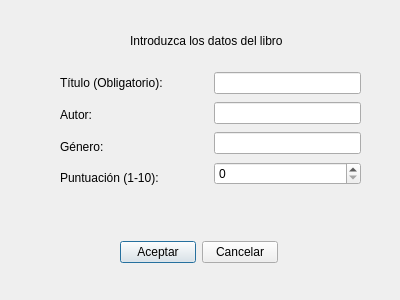
<?xml version="1.0" encoding="UTF-8"?>
<ui version="4.0">
 <class>Aniadir_Libro</class>
 <widget class="QDialog" name="Aniadir_Libro">
  <property name="geometry">
   <rect>
    <x>0</x>
    <y>0</y>
    <width>400</width>
    <height>300</height>
   </rect>
  </property>
  <property name="windowTitle">
   <string>AÑADIR LIBRO</string>
  </property>
  <widget class="QLabel" name="label">
   <property name="geometry">
    <rect>
     <x>130</x>
     <y>30</y>
     <width>161</width>
     <height>21</height>
    </rect>
   </property>
   <property name="text">
    <string>Introduzca los datos del libro</string>
   </property>
  </widget>
  <widget class="QLabel" name="label_mensaje">
   <property name="geometry">
    <rect>
     <x>35</x>
     <y>200</y>
     <width>341</width>
     <height>20</height>
    </rect>
   </property>
   <property name="text">
    <string/>
   </property>
   <property name="alignment">
    <set>Qt::AlignCenter</set>
   </property>
  </widget>
  <widget class="QWidget" name="layoutWidget">
   <property name="geometry">
    <rect>
     <x>120</x>
     <y>240</y>
     <width>158</width>
     <height>25</height>
    </rect>
   </property>
   <layout class="QHBoxLayout" name="horizontalLayout">
    <item>
     <widget class="QPushButton" name="aniadir_aceptar">
      <property name="text">
       <string>Aceptar</string>
      </property>
     </widget>
    </item>
    <item>
     <widget class="QPushButton" name="aniadir_cerrar">
      <property name="text">
       <string>Cancelar</string>
      </property>
     </widget>
    </item>
   </layout>
  </widget>
  <widget class="QWidget" name="">
   <property name="geometry">
    <rect>
     <x>60</x>
     <y>70</y>
     <width>301</width>
     <height>121</height>
    </rect>
   </property>
   <layout class="QHBoxLayout" name="horizontalLayout_2">
    <item>
     <layout class="QVBoxLayout" name="verticalLayout">
      <item>
       <widget class="QLabel" name="label_2">
        <property name="text">
         <string>Título (Obligatorio): </string>
        </property>
       </widget>
      </item>
      <item>
       <widget class="QLabel" name="label_3">
        <property name="text">
         <string>Autor:</string>
        </property>
       </widget>
      </item>
      <item>
       <widget class="QLabel" name="label_4">
        <property name="text">
         <string>Género:</string>
        </property>
       </widget>
      </item>
      <item>
       <widget class="QLabel" name="label_5">
        <property name="text">
         <string>Puntuación (1-10):</string>
        </property>
       </widget>
      </item>
     </layout>
    </item>
    <item>
     <layout class="QVBoxLayout" name="verticalLayout_2">
      <item>
       <widget class="QLineEdit" name="line_titulo">
        <property name="sizePolicy">
         <sizepolicy hsizetype="Minimum" vsizetype="Fixed">
          <horstretch>0</horstretch>
          <verstretch>0</verstretch>
         </sizepolicy>
        </property>
        <property name="alignment">
         <set>Qt::AlignLeading|Qt::AlignLeft|Qt::AlignVCenter</set>
        </property>
        <property name="dragEnabled">
         <bool>false</bool>
        </property>
        <property name="readOnly">
         <bool>false</bool>
        </property>
       </widget>
      </item>
      <item>
       <widget class="QLineEdit" name="line_autor">
        <property name="sizePolicy">
         <sizepolicy hsizetype="Minimum" vsizetype="Fixed">
          <horstretch>0</horstretch>
          <verstretch>0</verstretch>
         </sizepolicy>
        </property>
       </widget>
      </item>
      <item>
       <widget class="QLineEdit" name="line_genero">
        <property name="sizePolicy">
         <sizepolicy hsizetype="Minimum" vsizetype="Fixed">
          <horstretch>0</horstretch>
          <verstretch>0</verstretch>
         </sizepolicy>
        </property>
       </widget>
      </item>
      <item>
       <widget class="QSpinBox" name="spinBox">
        <property name="maximum">
         <number>10</number>
        </property>
       </widget>
      </item>
     </layout>
    </item>
   </layout>
  </widget>
 </widget>
 <tabstops>
  <tabstop>aniadir_aceptar</tabstop>
  <tabstop>aniadir_cerrar</tabstop>
 </tabstops>
 <resources/>
 <connections>
  <connection>
   <sender>aniadir_cerrar</sender>
   <signal>clicked()</signal>
   <receiver>Aniadir_Libro</receiver>
   <slot>close()</slot>
   <hints>
    <hint type="sourcelabel">
     <x>247</x>
     <y>257</y>
    </hint>
    <hint type="destinationlabel">
     <x>332</x>
     <y>235</y>
    </hint>
   </hints>
  </connection>
 </connections>
</ui>
